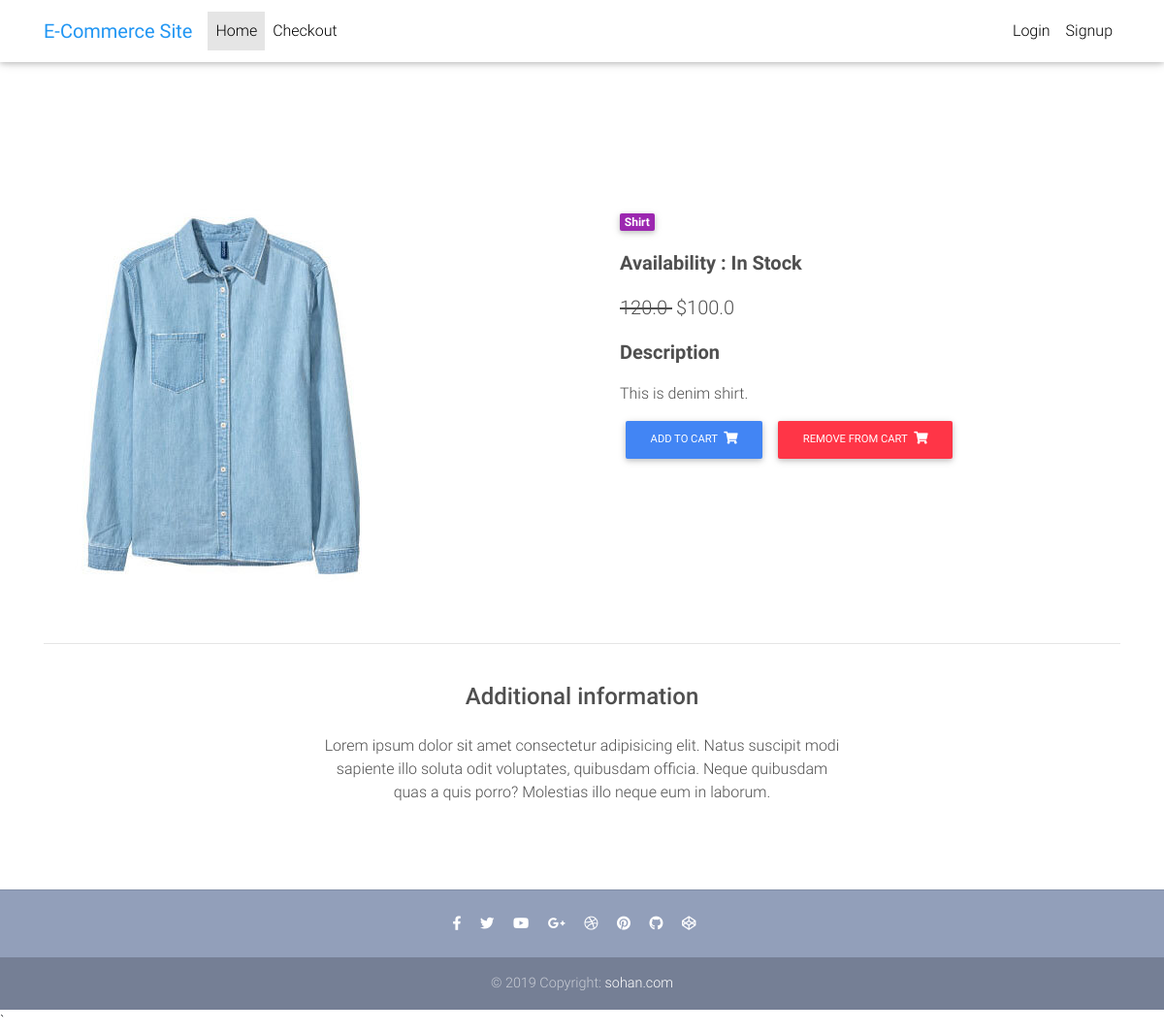
/product/denim-shirt, run on the app's committed database.
### core/models.py (models this page shows, shortened)
class Item(models.Model):
    title = models.CharField(max_length=100)
    price = models.FloatField()
    discount_price = models.FloatField(blank=True, null=True)
    category = models.CharField(choices=CATEGORY_CHOICES, max_length=2)
    label = models.CharField(choices=LABEL_CHOICES, max_length=1)
    availabily = models.CharField(
        choices=AVAILABILITY_PRODUCT, max_length=1, blank=True, null=True)
    slug = models.SlugField(blank=True, null=True)
    description = models.TextField()
    image = models.ImageField()

### core/views.py (the view)
# urls.py: path('product/<slug:slug>', ItemDetailView.as_view(), name='product-detail'),
class ItemDetailView(DetailView):
    model = Item
    template_name = 'product-page.html'

### templates/product-page.html (shortened to what this page needs)
{% extends 'base.html' %}
{% block maincontent%}
<main class="mt-5 pt-4">
    <div class="container dark-grey-text mt-5">
        <div class="row wow fadeIn">
            <div class="col-md-6 mb-4">
                <img src="{{ object.image.url }}" class="img-fluid" alt="">
            </div>
            <div class="col-md-6 mb-4">
                <div class="p-4">
                    <div class="mb-3">
                        <a href="">
                            <span class="badge purple mr-1">{{ object.get_category_display }} </span>
                        </a>
                    </div>
                    <p class="lead font-weight-bold">Availability : {{ object.get_availabily_display }}</p>
                    <p class="lead">
                        {% if object.discount_price %}
                        <span class="mr-1">
                      <del>
                            {{ object.price  }}
                      </del>
                    </span>
                        <span>${{ object.discount_price }}</span>
                        {% else %}
                        <span>${{ object.price }}</span>
                        {% endif %}
                    </p>
                    <p class="lead font-weight-bold">Description</p>
                    <p> {{ object.description }}</p>
                    {% if object.availabily == 'S' %}
                    <a  href="{% url 'add-to-cart' object.slug %}" class="btn btn-primary btn-md my-0 p">Add to cart
                        <i class="fas fa-shopping-cart ml-1"></i>
                    </a>
                    <a  href="{% url 'remove-from-cart' object.slug %}" class="btn btn-danger btn-md my-0 p">Remove From cart
                        <i class="fas fa-shopping-cart ml-1"></i>
                    </a>
                    {% endif %}
                </div>
            </div>
        </div>
        <hr>
        <div class="row d-flex justify-content-center wow fadeIn">
            <div class="col-md-6 text-center">
                <h4 class="my-4 h4">Additional information</h4>
                <p>Lorem ipsum dolor sit amet consectetur adipisicing elit. Natus suscipit modi sapiente illo soluta odit
                    voluptates,
                    quibusdam officia. Neque quibusdam quas a quis porro? Molestias illo neque eum in laborum.</p>
            </div>
        </div>
        <div class="row wow fadeIn">
            <div class="col-lg-4 col-md-12 mb-4">
            </div>
            <div class="col-lg-4 col-md-6 mb-4">
            </div>
            <div class="col-lg-4 col-md-6 mb-4">
            </div>
        </div>
    </div>
</main>
{%  endblock %}

### templates/base.html (style rules this page uses)
html, body, header, .carousel { height: 60vh; }

### data on the page
Item: image (picture), category "Shirt", availabily "In Stock", price "120.0", discount_price "100.0", description "This is denim shirt."
